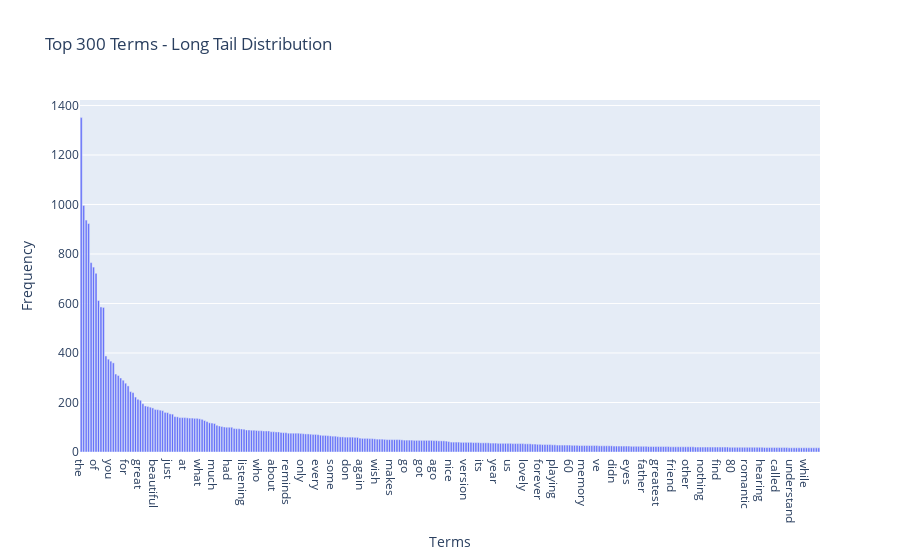
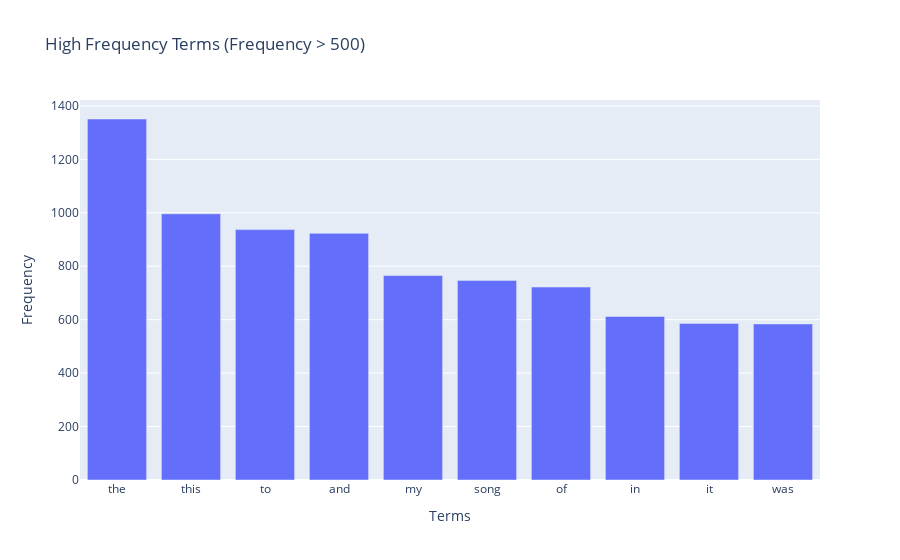

The cell these charts' notebook holds for them, in order:
### Code cell
import numpy as np
import pandas as pd
import matplotlib.pyplot as plt
import plotly.express as px
from sklearn.feature_extraction.text import CountVectorizer


term_frequencies = np.asarray(df_counts.sum(axis=0))[0]

terms = count_vect.get_feature_names_out()
sorted_indices = np.argsort(-term_frequencies)  
sorted_terms = terms[sorted_indices]
sorted_frequencies = term_frequencies[sorted_indices]

top_n = 300
fig, ax = plt.subplots(figsize=(20, 8))
ax.bar(range(top_n), sorted_frequencies[:top_n], tick_label=sorted_terms[:top_n])
ax.set_title(f"Top {top_n} Terms - Long Tail Distribution", fontsize=16)
ax.set_xlabel("Terms", fontsize=14)
ax.set_ylabel("Frequency", fontsize=14)
plt.xticks(rotation=90, fontsize=10)
plt.tight_layout()
plt.show()

d = pd.DataFrame(dict(
    Terms=sorted_terms[:top_n],
    Frequency=sorted_frequencies[:top_n]
))

fig = px.bar(d, x='Terms', y='Frequency', title=f"Top {top_n} Terms - Long Tail Distribution")
fig.update_xaxes(categoryorder='total descending')
fig.update_layout(xaxis_title="Terms", yaxis_title="Frequency")
fig.show()
threshold = 500
high_freq_terms = sorted_terms[sorted_frequencies > threshold]
high_freq_frequencies = sorted_frequencies[sorted_frequencies > threshold]

d_high_freq = pd.DataFrame(dict(
    Terms=high_freq_terms,
    Frequency=high_freq_frequencies
))

fig = px.bar(d_high_freq, x='Terms', y='Frequency', title=f"High Frequency Terms (Frequency > {threshold})")
fig.update_xaxes(categoryorder='total descending')
fig.update_layout(xaxis_title="Terms", yaxis_title="Frequency")
fig.show()

### Figure 1 — Plotly figure (JSON) as saved in the notebook; plotly's stock layout.template omitted (floating-point values rounded to 4 significant figures; data arrays with more than 128 entries replaced by an {"elided": "..."} marker saying what was removed)
{"data": [{"alignmentgroup": "True", "hovertemplate": "Terms=%{x}<br>Frequency=%{y}<extra></extra>", "legendgroup": "", "marker": {"color": "#636efa", "pattern": {"shape": ""}}, "name": "", "offsetgroup": "", "orientation": "v", "showlegend": false, "textposition": "auto", "type": "bar", "x": {"elided": "300 str values"}, "xaxis": "x", "y": {"elided": "300 int values"}, "yaxis": "y"}], "layout": {"barmode": "relative", "legend": {"tracegroupgap": 0}, "title": {"text": "Top 300 Terms - Long Tail Distribution"}, "xaxis": {"anchor": "y", "categoryorder": "total descending", "domain": [0, 1], "title": {"text": "Terms"}}, "yaxis": {"anchor": "x", "domain": [0, 1], "title": {"text": "Frequency"}}}}

### Figure 2 — Plotly figure (JSON) as saved in the notebook; plotly's stock layout.template omitted (floating-point values rounded to 4 significant figures)
{"data": [{"alignmentgroup": "True", "hovertemplate": "Terms=%{x}<br>Frequency=%{y}<extra></extra>", "legendgroup": "", "marker": {"color": "#636efa", "pattern": {"shape": ""}}, "name": "", "offsetgroup": "", "orientation": "v", "showlegend": false, "textposition": "auto", "type": "bar", "x": ["the", "this", "to", "and", "my", "song", "of", "in", "it", "was"], "xaxis": "x", "y": [1351, 996, 937, 923, 765, 747, 722, 612, 586, 584], "yaxis": "y"}], "layout": {"barmode": "relative", "legend": {"tracegroupgap": 0}, "title": {"text": "High Frequency Terms (Frequency > 500)"}, "xaxis": {"anchor": "y", "categoryorder": "total descending", "domain": [0, 1], "title": {"text": "Terms"}}, "yaxis": {"anchor": "x", "domain": [0, 1], "title": {"text": "Frequency"}}}}
